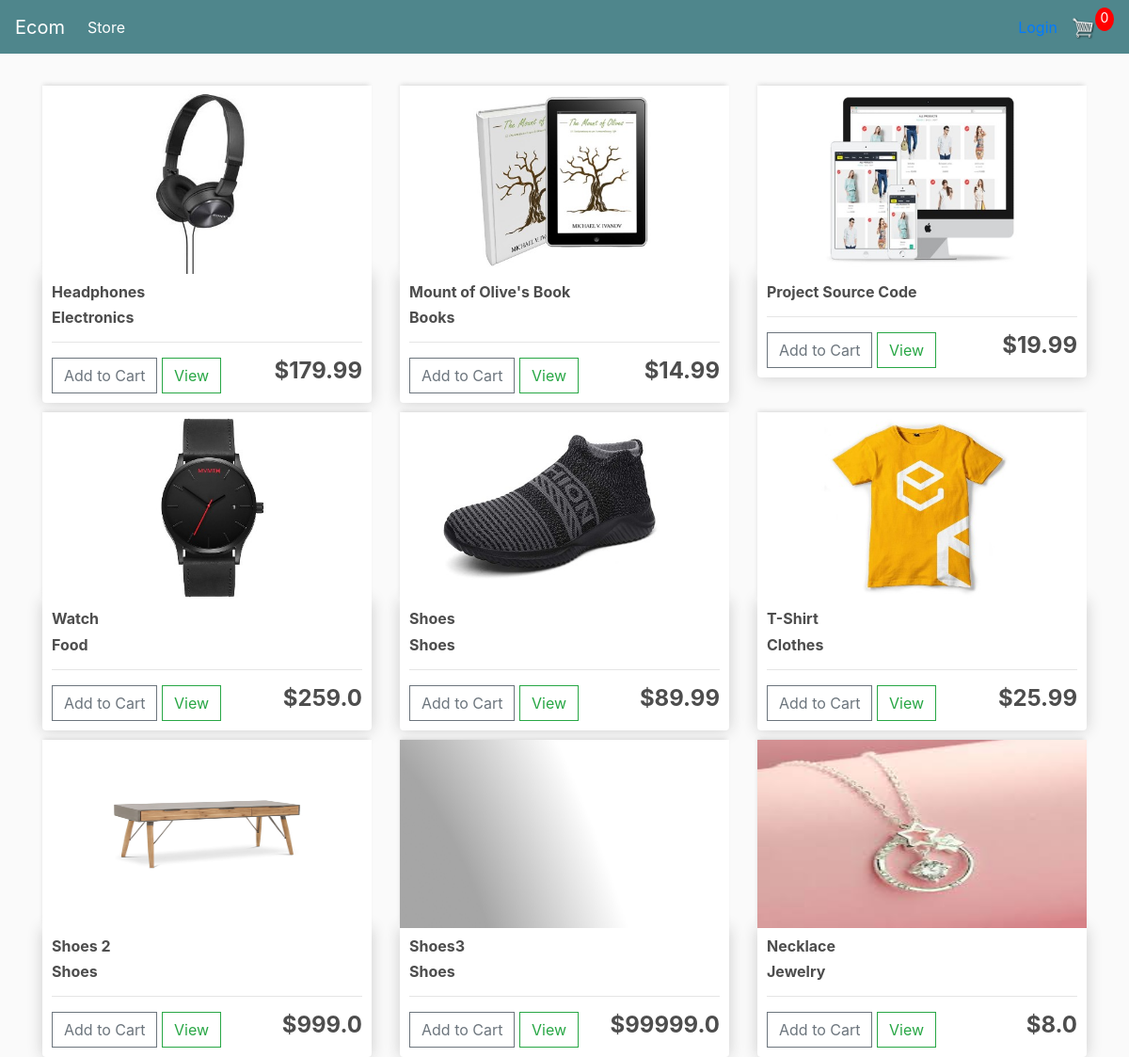
The page / on the database its author committed.
### store/models.py (models this page shows, shortened)
class Product(models.Model):
	name = models.CharField(max_length=200)
	price = models.FloatField()
	digital = models.BooleanField(default=False,null=True, blank=True)
	image = models.ImageField(null=True, blank=True)
	slug = models.SlugField()
	category = models.ForeignKey(Category, on_delete=models.CASCADE)
	@property
	def imageURL(self):
		try:
			url = self.image.url
		except:
			url = ''
		return url

class Category(models.Model):
    title = models.CharField(max_length=100)
    slug = models.SlugField()
    description = models.TextField()
    image = models.ImageField()
    is_active = models.BooleanField(default=True)
    def __str__(self):
        return self.title

### store/views.py (the view)
# urls.py: path('', include('store.urls')),
def store(request):
    data = cartData(request)
    cartItems = data['cartItems']
    order = data['order']
    items = data['items']
    products = Product.objects.all()
    context = {'products': products, 'cartItems': cartItems}
    return render(request, 'store/store.html', context)

### store/utils.py (called while the page is built, shortened)
def cookieCart(request):
	try:
		cart = json.loads(request.COOKIES['cart'])
	except:
		cart = {}
		print('CART:', cart)
	items = []
	order = {'get_cart_total':0, 'get_cart_items':0, 'shipping':False}
	cartItems = order['get_cart_items']
	return {'cartItems':cartItems ,'order':order, 'items':items}

def cartData(request):
	if request.user.is_authenticated:
		customer = request.user.customer
		order, created = Order.objects.get_or_create(customer=customer, complete=False)
		items = order.orderitem_set.all()
		cartItems = order.get_cart_items
	else:
		cookieData = cookieCart(request)
		cartItems = cookieData['cartItems']
		order = cookieData['order']
		items = cookieData['items']
	return {'cartItems':cartItems ,'order':order, 'items':items}

### store/templates/store/store.html
{% extends 'store/main.html' %}
{% load static %}
{% block content %}
	<div class="row">
		{% for product in products %}
		<div class="col-lg-4">
			<a href="category/{{product.category.slug}}"><img class="thumbnail" src="{{product.imageURL}}"></a>
			<div class="box-element product">
				<h6><strong>{{product.name}}</strong></h6>
				<h6><strong>{{product.category}}</strong></h6>
				<hr>
				<button data-product="{{product.id}}" data-action="add" class="btn btn-outline-secondary add-btn update-cart">Add to Cart</button>
				<a class="btn btn-outline-success" href="#">View</a>
				<h4 style="display: inline-block; float: right"><strong>${{product.price}}</strong></h4>
			</div>
		</div>
		{% endfor %}
	</div>
{% endblock content %}

### store/templates/store/main.html (shortened to what this page needs)
<!DOCTYPE html>
{% load static %}
<html>
  <head>
    <link
      rel="stylesheet"
      href="https://stackpath.bootstrapcdn.com/bootstrap/4.4.1/css/bootstrap.min.css"
    />
    <link rel="stylesheet" type="text/css" href="{% static 'css/main.css' %}" />
  </head>
  <body>
    <nav class="navbar navbar-expand-lg navbar-dark bg-dark">
      <a class="navbar-brand" href="{% url 'store' %}">Ecom</a>
      <div class="collapse navbar-collapse" id="navbarSupportedContent">
        <ul class="navbar-nav mr-auto">
          <li class="nav-item active">
            <a class="nav-link" href="{% url 'store' %}"
              >Store <span class="sr-only">(current)</span></a
            >
          </li>
        </ul>
        <div class="form-inline my-2 my-lg-0">
          <a href="{% url 'login' %}" ="btn btn-warning">Login</a>
          <a href="{% url 'cart' %}">
            <img id="cart-icon" src="{% static 'images/cart.png' %}" />
          </a>
          <p id="cart-total">{{cartItems}}</p>
        </div>
      </div>
    </nav>
    <div class="container">
      <br />
      {% block content %} {% endblock content %}
    </div>
  </body>
</html>

### static/css/main.css (style rules this page uses)
body { background-color: hsl(0, 0%, 98%); }
h1,h2,h3,h4,h5,h6 { color:hsl(0, 0%, 30%); }
.box-element { box-shadow:hsl(0, 0%, 80%) 0 0 16px; background-color: #fff; border-radius: 4px; padding: 10px; }
.thumbnail { width: 100%; height: 200px; -webkit-box-shadow: -1px -3px 5px -2px rgba(214,214,214,1); -moz-box-shadow: -1px -3px 5px -2px rgba(214,214,214,1); box-shadow: -1px -3px 5px -2px rgba(214,214,214,1); }
.product { border-radius: 0 0 4px 4px; }
.bg-dark { background-color: #4f868c!important; }
#cart-icon { width:25px; display: inline-block; margin-left: 15px; }
#cart-total { display: block; text-align: center; color:#fff; background-color: red; width: 20px; height: 25px; border-radius: 50%; font-size: 14px; }
.col-lg-4, .col-lg-6, .col-lg-8, .col-lg-12 { margin-top: 10px; }
.btn { border-radius: 0; }

### rows shown on the page
Product: imageURL (picture), name "Headphones", category "Electronics", price "179.99"
Product: imageURL (picture), name "Mount of Olive's Book", category "Books", price "14.99"
Product: imageURL (picture), name "Project Source Code", price "19.99"
Product: imageURL (picture), name "Watch", category "Food", price "259.0"
Product: imageURL (picture), name "Shoes", category "Shoes", price "89.99"
Product: imageURL (picture), name "T-Shirt", category "Clothes", price "25.99"
Product: imageURL (picture), name "Shoes 2", category "Shoes", price "999.0"
Product: imageURL (picture), name "Shoes3", category "Shoes", price "99999.0"
Product: imageURL (picture), name "Necklace", category "Jewelry", price "8.0"

### other values the page prints
{{ cartItems }} "0"
